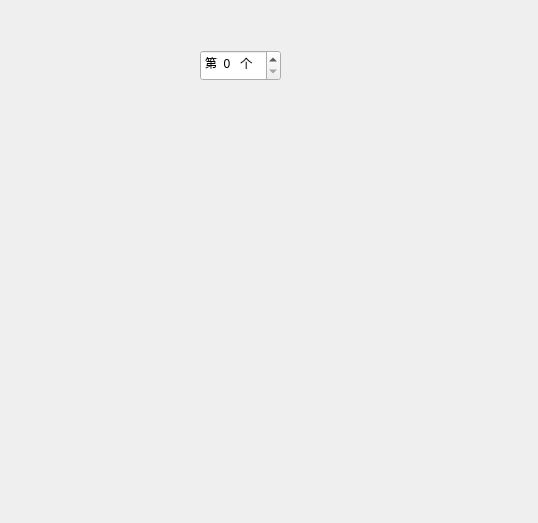
<?xml version="1.0" encoding="UTF-8"?>
<ui version="4.0">
 <class>Form</class>
 <widget class="QWidget" name="Form">
  <property name="geometry">
   <rect>
    <x>0</x>
    <y>0</y>
    <width>538</width>
    <height>523</height>
   </rect>
  </property>
  <property name="windowTitle">
   <string>Form</string>
  </property>
  <widget class="QSpinBox" name="spinBox">
   <property name="geometry">
    <rect>
     <x>200</x>
     <y>50</y>
     <width>81</width>
     <height>31</height>
    </rect>
   </property>
   <property name="suffix">
    <string>   个</string>
   </property>
   <property name="prefix">
    <string>第  </string>
   </property>
   <property name="singleStep">
    <number>2</number>
   </property>
   <property name="stepType">
    <enum>QAbstractSpinBox::DefaultStepType</enum>
   </property>
  </widget>
 </widget>
 <resources/>
 <connections/>
</ui>
